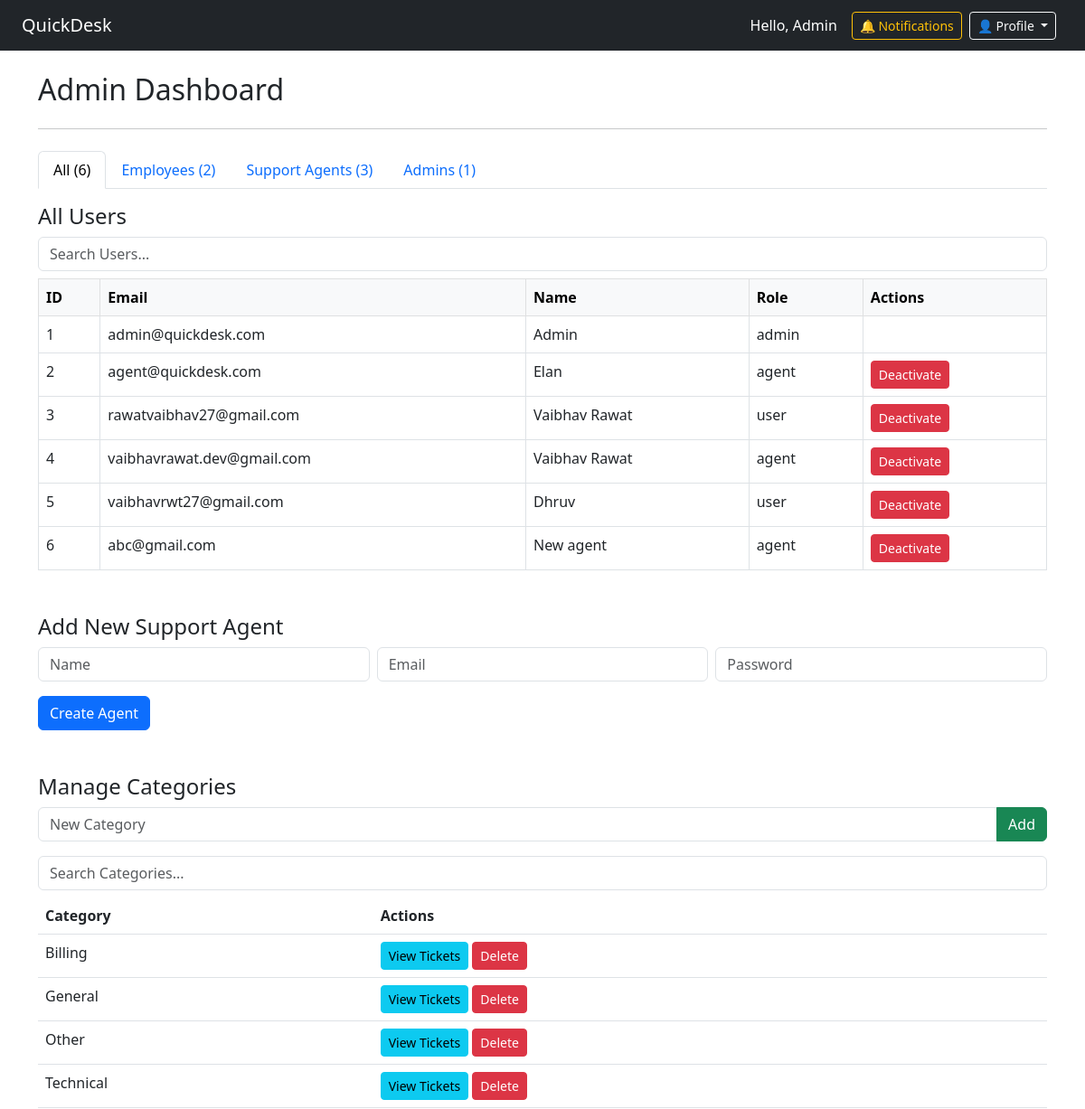
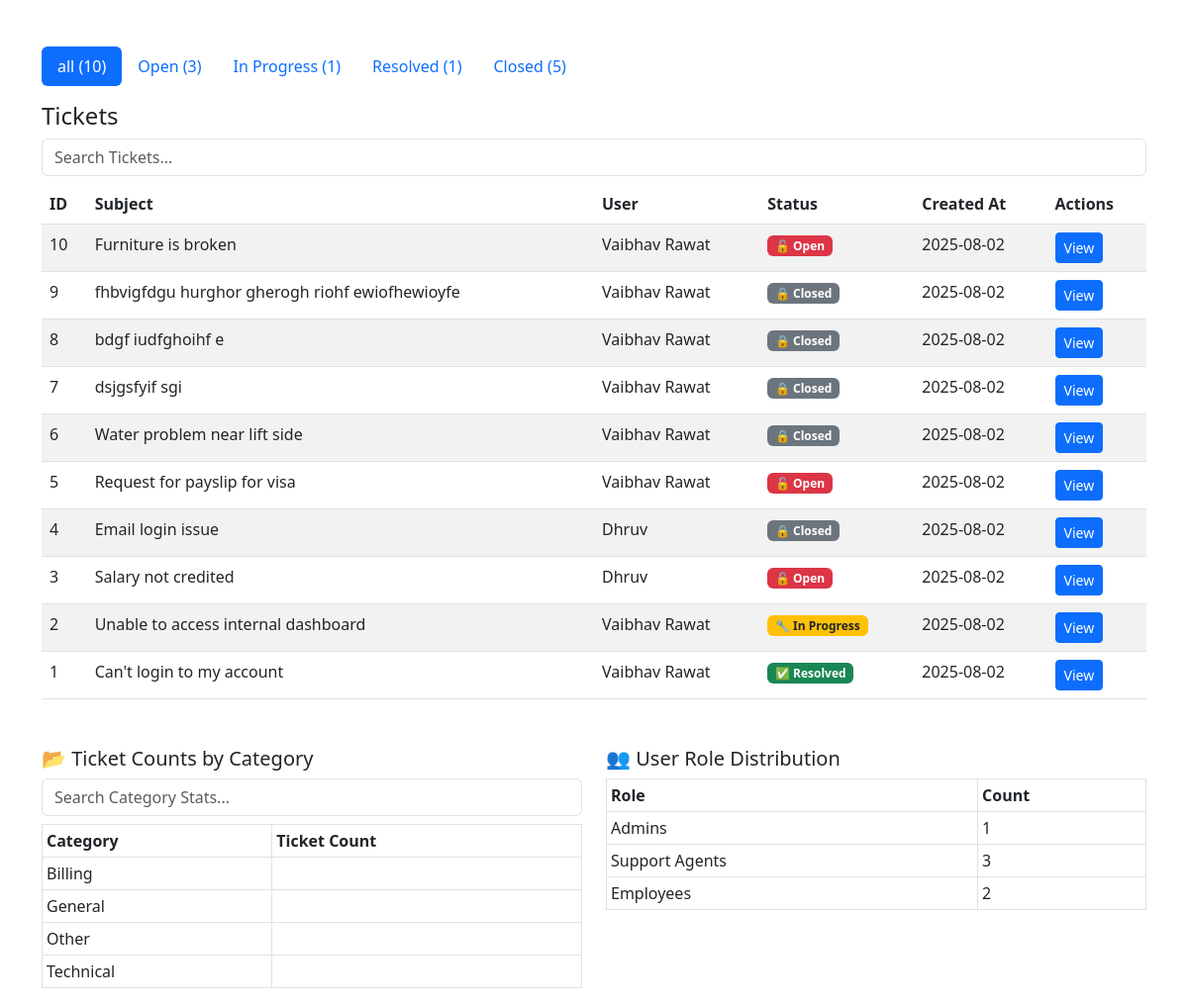
The page /admin (signed in) on the database its author committed (2 pictures, top to bottom).
### app.py (models this page shows, shortened)
class User(db.Model, UserMixin):
    id = db.Column(db.Integer, primary_key=True)
    email = db.Column(db.String(150), unique=True, nullable=False)
    name = db.Column(db.String(150), nullable=False)
    password_hash = db.Column(db.String(200), nullable=False)
    role = db.Column(db.String(50), default='user')
    is_active = db.Column(db.Boolean, default=True)
    notifications = db.relationship('Notification', backref='user', lazy='dynamic')
    tickets = db.relationship('Ticket', backref='owner', lazy=True)
    replies = db.relationship('TicketReply', backref='author', lazy=True)

class Category(db.Model):
    id = db.Column(db.Integer, primary_key=True)
    name = db.Column(db.String(100), unique=True, nullable=False)

class Ticket(db.Model):
    id = db.Column(db.Integer, primary_key=True)
    subject = db.Column(db.String(200), nullable=False)
    description = db.Column(db.Text, nullable=False)
    category = db.Column(db.String(100), nullable=False)
    attachment = db.Column(db.String(200))
    status = db.Column(db.String(50), default='Open')
    user_id = db.Column(db.Integer, db.ForeignKey('user.id'), nullable=False)
    user_name = db.Column(db.String(150), nullable=False)  # ✅ store user name
    created_at = db.Column(db.DateTime, default=datetime.utcnow)
    replies = db.relationship('TicketReply', backref='ticket', lazy=True)

### app.py (the view)
@app.route('/admin')
@login_required
@role_required('admin')
def admin_dashboard():
    status_filter = request.args.get('status')
    user_filter = request.args.get('user_role')
    ticket_query = Ticket.query
    if status_filter and status_filter != 'all':
        ticket_query = ticket_query.filter_by(status=status_filter)
    tickets = ticket_query.order_by(Ticket.created_at.desc()).all()
    all_count = Ticket.query.count()
    open_count = Ticket.query.filter_by(status='Open').count()
    inprogress_count = Ticket.query.filter_by(status='In Progress').count()
    resolved_count = Ticket.query.filter_by(status='Resolved').count()
    closed_count = Ticket.query.filter_by(status='Closed').count()
    if user_filter and user_filter != 'all':
        users = User.query.filter_by(role=user_filter).order_by(User.id.asc()).all()
    else:
        users = User.query.order_by(User.id.asc()).all()
    employee_count = User.query.filter_by(role='user').count()
    agent_count = User.query.filter_by(role='agent').count()
    admin_count = User.query.filter_by(role='admin').count()
    total_users = User.query.count()
    categories = Category.query.order_by(Category.name.asc()).all()
    return render_template('admin_dashboard.html',
                           users=users,
                           tickets=tickets,
                           all_count=all_count,
                           open_count=open_count,
                           inprogress_count=inprogress_count,
                           resolved_count=resolved_count,
                           closed_count=closed_count,
                           current_status=status_filter or 'all',
                           current_user_role=user_filter or 'all',
                           total_users=total_users,
                           employee_count=employee_count,
                           agent_count=agent_count,
                           admin_count=admin_count,
                           categories=categories)

### app.py (called while the page is built)
@login_manager.user_loader
def load_user(user_id):
    return User.query.get(int(user_id))

def role_required(role_name):
    def wrapper(f):
        @wraps(f)
        def decorated_function(*args, **kwargs):
            if not current_user.is_authenticated or current_user.role != role_name:
                flash("Access denied.", "warning")
                return redirect(url_for('dashboard'))
            return f(*args, **kwargs)
        return decorated_function
    return wrapper

### templates/admin_dashboard.html (shortened to what this page needs)
{% extends 'base.html' %}
{% block content %}
<h2>Admin Dashboard</h2>
<hr class="my-4">
<ul class="nav nav-tabs mb-3">
  {% for role, label, count in [('all', 'All', total_users), ('user', 'Employees', employee_count), ('agent', 'Support Agents', agent_count), ('admin', 'Admins', admin_count)] %}
  <li class="nav-item">
    <a class="nav-link {% if current_user_role == role %}active{% endif %}" href="{{ url_for('admin_dashboard', user_role=role, status=current_status) }}">{{ label }} ({{ count }})</a>
  </li>
  {% endfor %}
</ul>
<h4>All Users</h4>
<input type="text" class="form-control mb-2" placeholder="Search Users..." onkeyup="filterTable('usersTable', this.value)">
<table class="table table-bordered mb-5" id="usersTable">
  <thead class="table-light">
    <tr>
      <th>ID</th>
      <th>Email</th>
      <th>Name</th>
      <th>Role</th>
      <th>Actions</th>
    </tr>
  </thead>
  <tbody>
    {% for user in users %}
    <tr>
      <td>{{ user.id }}</td>
      <td>{{ user.email }}</td>
      <td>{{ user.name }}</td>
      <td>{{ user.role }}</td>
      <td>
        {% if user.role != 'admin' %}
        <form method="POST" action="{{ url_for('toggle_user_status', user_id=user.id) }}">
          {% if user.is_active %}
          <button class="btn btn-sm btn-danger">Deactivate</button>
          {% else %}
          <button class="btn btn-sm btn-success">Activate</button>
          {% endif %}
        </form>
        {% endif %}
      </td>
    </tr>
    {% endfor %}
  </tbody>
</table>
<h4>Add New Support Agent</h4>
<form method="POST" action="{{ url_for('create_agent') }}" class="mb-5">
  <div class="row g-2">
    <div class="col-md-4"><input type="text" name="name" class="form-control" placeholder="Name" required></div>
    <div class="col-md-4"><input type="email" name="email" class="form-control" placeholder="Email" required></div>
    <div class="col-md-4"><input type="password" name="password" class="form-control" placeholder="Password" required></div>
  </div>
  <button class="btn btn-primary mt-3">Create Agent</button>
</form>
<h4>Manage Categories</h4>
<form method="POST" action="{{ url_for('add_category') }}" class="mb-3">
  <div class="input-group">
    <input type="text" name="category" class="form-control" placeholder="New Category" required>
    <button class="btn btn-success">Add</button>
  </div>
</form>
<input type="text" class="form-control mb-2" placeholder="Search Categories..." onkeyup="filterTable('categoriesTable', this.value)">
<table class="table table-hover mb-5" id="categoriesTable">
  <thead><tr><th>Category</th><th>Actions</th></tr></thead>
  <tbody>
    {% for cat in categories %}
    <tr>
      <td>{{ cat.name }}</td>
      <td>
        <a href="{{ url_for('filter_by_category', category=cat.name) }}" class="btn btn-sm btn-info">View Tickets</a>
        <a href="{{ url_for('delete_category', category_id=cat.id) }}" class="btn btn-sm btn-danger">Delete</a>
      </td>
    </tr>
    {% else %}
    <tr><td colspan="2" class="text-center">No categories available.</td></tr>
    {% endfor %}
  </tbody>
</table>
<ul class="nav nav-pills mb-3">
  {% for label, count in [('all', all_count), ('Open', open_count), ('In Progress', inprogress_count), ('Resolved', resolved_count), ('Closed', closed_count)] %}
  <li class="nav-item">
    <a class="nav-link {% if current_status == label %}active{% endif %}" href="{{ url_for('admin_dashboard', status=label) }}">
      {{ label }} ({{ count }})
    </a>
  </li>
  {% endfor %}
</ul>
<h4>Tickets</h4>
<input type="text" class="form-control mb-2" placeholder="Search Tickets..." onkeyup="filterTable('ticketsTable', this.value)">
<table class="table table-striped" id="ticketsTable">
  <thead>
    <tr>
      <th>ID</th>
      <th>Subject</th>
      <th>User</th>
      <th>Status</th>
      <th>Created At</th>
      <th>Actions</th>
    </tr>
  </thead>
  <tbody>
    {% for ticket in tickets %}
    <tr>
      <td>{{ ticket.id }}</td>
      <td>{{ ticket.subject }}</td>
      <td>{{ ticket.owner.name }}</td>
      <td>
        {% if ticket.status == 'Open' %}
        <span class="badge bg-danger">🔓 Open</span>
        {% elif ticket.status == 'In Progress' %}
        <span class="badge bg-warning text-dark">🔧 In Progress</span>
        {% elif ticket.status == 'Resolved' %}
        <span class="badge bg-success">✅ Resolved</span>
        {% elif ticket.status == 'Closed' %}
        <span class="badge bg-secondary">🔒 Closed</span>
        {% else %}
        <span class="badge bg-dark">{{ ticket.status }}</span>
        {% endif %}
      </td>
      <td>{{ ticket.created_at.strftime('%Y-%m-%d') }}</td>
      <td>
        <a href="{{ url_for('view_ticket', ticket_id=ticket.id) }}" class="btn btn-sm btn-primary">View</a>
      </td>
    </tr>
    {% else %}
    <tr><td colspan="6" class="text-center">No tickets found for this status.</td></tr>
    {% endfor %}
  </tbody>
</table>
<div class="row mt-5">
  <div class="col-md-6">
    <h5>📂 Ticket Counts by Category</h5>
    <input type="text" class="form-control mb-2" placeholder="Search Category Stats..." onkeyup="filterTable('categoryStatsTable', this.value)">
    <table class="table table-bordered table-sm" id="categoryStatsTable">
      <thead><tr><th>Category</th><th>Ticket Count</th></tr></thead>
      <tbody>
        {% for cat in categories %}
        <tr><td>{{ cat.name }}</td><td>{{ cat.ticket_count }}</td></tr>
        {% endfor %}
      </tbody>
    </table>
  </div>
  <div class="col-md-6">
    <h5>👥 User Role Distribution</h5>
    <table class="table table-bordered table-sm">
      <thead><tr><th>Role</th><th>Count</th></tr></thead>
      <tbody>
        <tr><td>Admins</td><td>{{ admin_count }}</td></tr>
        <tr><td>Support Agents</td><td>{{ agent_count }}</td></tr>
        <tr><td>Employees</td><td>{{ employee_count }}</td></tr>
      </tbody>
    </table>
  </div>
</div>
{% endblock %}

### templates/base.html (shortened to what this page needs)
<!DOCTYPE html>
<html lang="en">
<head>
  <link href="https://cdn.jsdelivr.net/npm/bootstrap@5.3.0/dist/css/bootstrap.min.css" rel="stylesheet">
</head>
<body>
  <nav class="navbar navbar-expand-lg navbar-dark bg-dark px-4">
    <a class="navbar-brand" href="{{ url_for('dashboard') }}">QuickDesk</a>
    {% if current_user.is_authenticated %}
    <div class="ms-auto d-flex align-items-center">
      <span class="text-white me-3">Hello, {{ current_user.name }}</span>
      <a class="btn btn-sm btn-outline-warning me-2" href="{{ url_for('notifications') }}">
        🔔 Notifications
      </a>
      <div class="dropdown me-2">
        <button class="btn btn-sm btn-outline-light dropdown-toggle" type="button" data-bs-toggle="dropdown">
          👤 Profile
        </button>
      </div>
    </div>
    {% endif %}
  </nav>
  <div class="container mt-4">
    {% block content %}{% endblock %}
  </div>
</body>
</html>

### rows shown on the page
User: name "Admin", id "1", email "admin@quickdesk.com", role "admin"
User: id "2", email "agent@quickdesk.com", name "Elan", role "agent", is_active "Deactivate"
User: id "3", email "rawatvaibhav27@gmail.com", name "Vaibhav Rawat", role "user", is_active "Deactivate"
User: id "4", email "vaibhavrawat.dev@gmail.com", name "Vaibhav Rawat", role "agent", is_active "Deactivate"
User: id "5", email "vaibhavrwt27@gmail.com", name "Dhruv", role "user", is_active "Deactivate"
User: id "6", email "abc@gmail.com", name "New agent", role "agent", is_active "Deactivate"
Category: name "Billing"
Category: name "General"
Category: name "Other"
Category: name "Technical"
Ticket: status "Resolved", id "1", subject "Can't login to my account", owner.name "Vaibhav Rawat", shows "✅ Resolved", created_at "2025-08-02"
Ticket: status "Closed", user "5", id "4", subject "Email login issue", owner.name "Dhruv", shows "🔒 Closed", created_at "2025-08-02"
Ticket: id "10", subject "Furniture is broken", owner.name "Vaibhav Rawat", status "🔓 Open", created_at "2025-08-02"
Ticket: id "9", subject "fhbvigfdgu hurghor gherogh riohf ewiofhewioyfe", owner.name "Vaibhav Rawat", status "🔒 Closed", created_at "2025-08-02"
Ticket: id "8", subject "bdgf iudfghoihf e", owner.name "Vaibhav Rawat", status "🔒 Closed", created_at "2025-08-02"
Ticket: id "7", subject "dsjgsfyif sgi", owner.name "Vaibhav Rawat", status "🔒 Closed", created_at "2025-08-02"
Ticket: id "6", subject "Water problem near lift side", owner.name "Vaibhav Rawat", status "🔒 Closed", created_at "2025-08-02"
Ticket: id "5", subject "Request for payslip for visa", owner.name "Vaibhav Rawat", status "🔓 Open", created_at "2025-08-02"
Ticket: id "3", subject "Salary not credited", owner.name "Dhruv", status "🔓 Open", created_at "2025-08-02"
Ticket: id "2", subject "Unable to access internal dashboard", owner.name "Vaibhav Rawat", status "🔧 In Progress", created_at "2025-08-02"

### other values the page prints
{{ label }} "All" "Employees" "Support Agents" "Admins"
{{ count }} "6" "2" "3" "1"
{{ label }} "all" "Open" "In Progress"
{{ count }} "10" "3" "1"
{{ admin_count }} "1"
{{ agent_count }} "3"
{{ employee_count }} "2"
